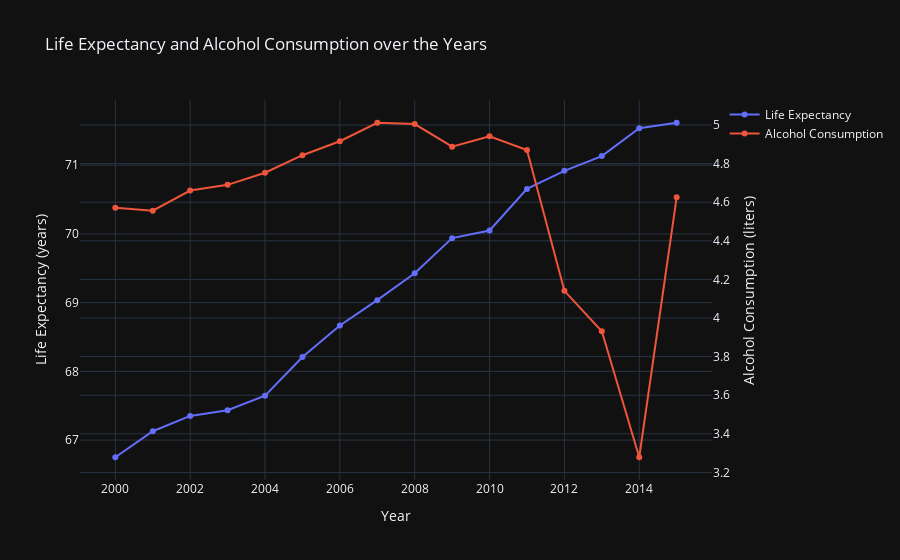

Notebook code cell kept with this figure:
### Code cell
# Update layout for dual y-axes
fig.update_layout(
title='Life Expectancy and Alcohol Consumption over the Years',
xaxis=dict(title='Year'),
yaxis=dict(title='Life Expectancy (years)', side='left'),
yaxis2=dict(title='Alcohol Consumption (liters)',
side='right', overlaying='y'),
template='plotly_dark')

### Figure 1 — Plotly figure (JSON) as saved in the notebook; plotly's stock layout.template omitted (floating-point values rounded to 4 significant figures)
{"data": [{"mode": "lines+markers", "name": "Life Expectancy", "type": "scatter", "x": [2000, 2001, 2002, 2003, 2004, 2005, 2006, 2007, 2008, 2009, 2010, 2011, 2012, 2013, 2014, 2015], "y": [66.75, 67.13, 67.35, 67.43, 67.65, 68.21, 68.67, 69.04, 69.43, 69.94, 70.05, 70.65, 70.92, 71.13, 71.54, 71.62], "yaxis": "y"}, {"mode": "lines+markers", "name": "Alcohol Consumption", "type": "scatter", "x": [2000, 2001, 2002, 2003, 2004, 2005, 2006, 2007, 2008, 2009, 2010, 2011, 2012, 2013, 2014, 2015], "y": [4.571, 4.556, 4.661, 4.69, 4.753, 4.844, 4.916, 5.012, 5.005, 4.888, 4.942, 4.87, 4.141, 3.931, 3.279, 4.625], "yaxis": "y2"}], "layout": {"title": {"text": "Life Expectancy and Alcohol Consumption over the Years"}, "xaxis": {"title": {"text": "Year"}}, "yaxis": {"side": "left", "title": {"text": "Life Expectancy (years)"}}, "yaxis2": {"overlaying": "y", "side": "right", "title": {"text": "Alcohol Consumption (liters)"}}}}
